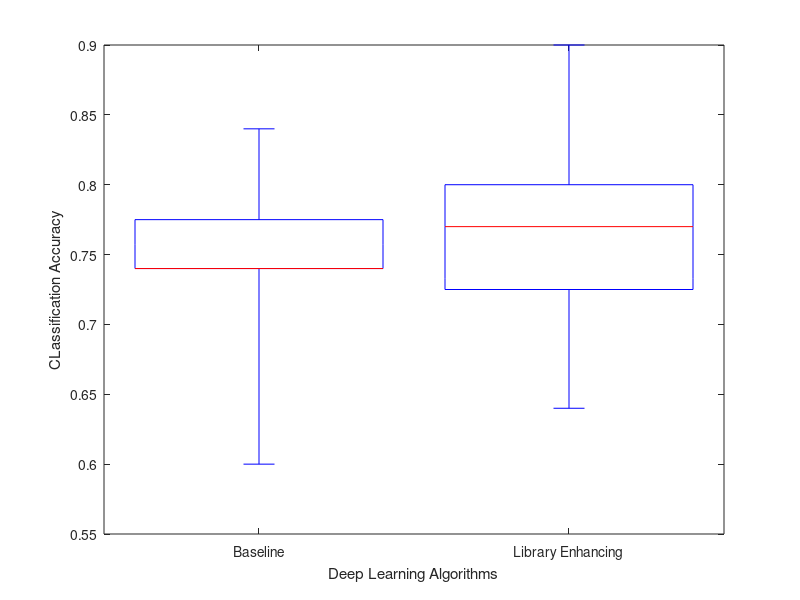

MATLAB code for this plot:
Baseline = [0.6000 0.7600 0.8400 0.6600 0.7400 0.7400 0.7400 0.8200 0.7800 0.7400];
Enhance =  [0.7200 0.8000 0.9000 0.6400 0.7800 0.7400 0.7200 0.8400 0.8000 0.7600];
figure;
boxplot([Baseline',Enhance'],'whisker',5,'notch','off','labels',{'Baseline','Library Enhancing'});
%title('Miles per Gallon by Vehicle Origin')
xlabel('Deep Learning Algorithms')
ylabel('CLassification Accuracy')
